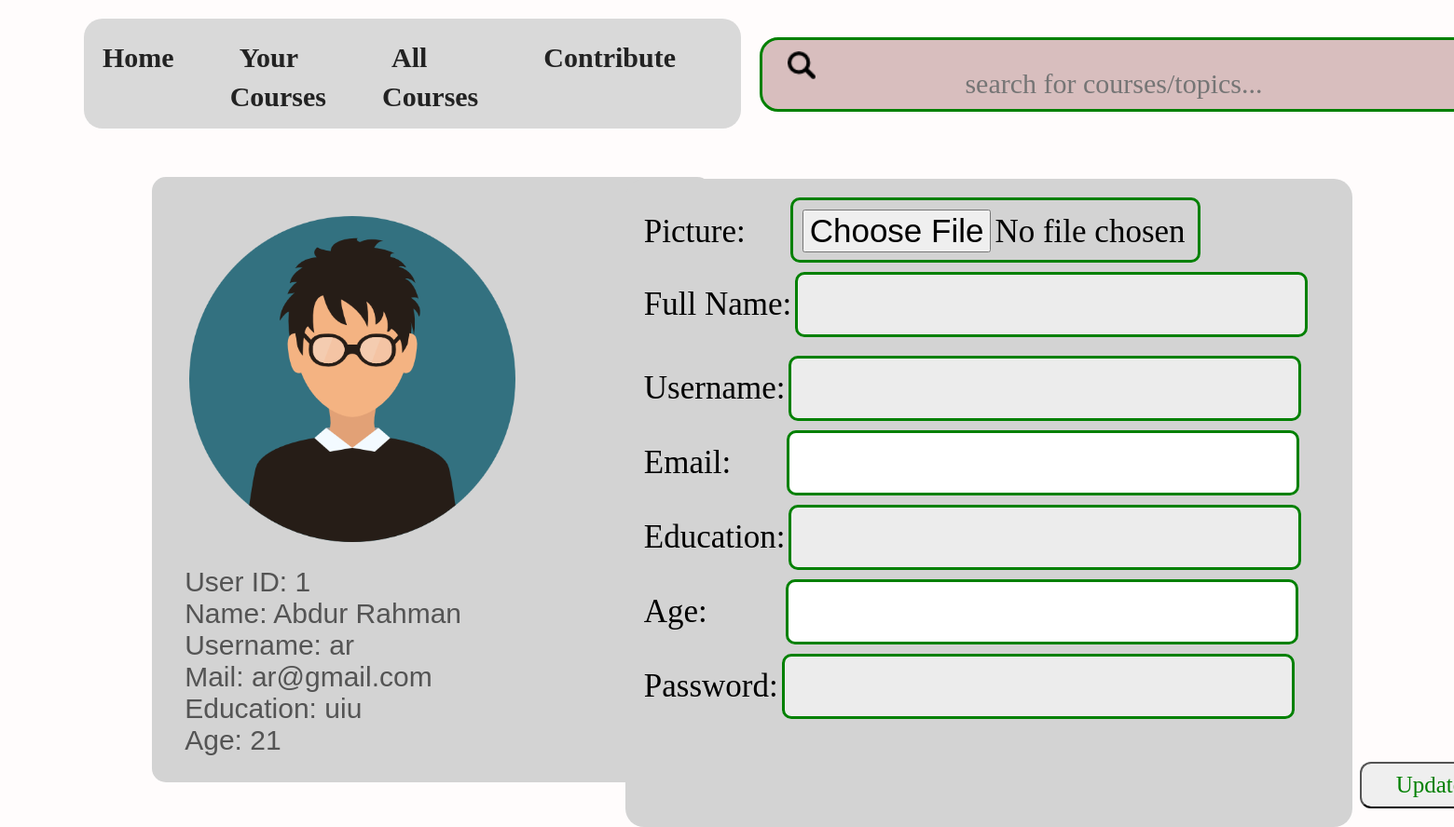
The page /edit_profile.php (signed in) on the database its author committed.
### tables this page shows
CREATE TABLE `users` (
  `user_id` int(11) NOT NULL,
  `full_name` varchar(100) NOT NULL,
  `username` varchar(100) NOT NULL,
  `password` varchar(100) NOT NULL,
  `mail` varchar(100) NOT NULL,
  `age` int(100) NOT NULL,
  `education` varchar(100) NOT NULL,
  `profile_pic` varchar(255) DEFAULT NULL
);

### edit_profile.php (the view, shortened to what this page needs)
<?php
    include("header.php");
?>
<?php
$username = $_SESSION['username'];
$result = mysqli_query($con, "SELECT * FROM users WHERE username='$username'");
if ($result == TRUE) {
    $user = mysqli_fetch_assoc($result);
    $full_name = $user['full_name'];
    $username = $user['username'];
    $user_id = $user['user_id'];
    $email = $user['mail'];
    $education = $user['education'];
    $age = $user['age'];
}
?>
<!DOCTYPE html>
<html lang="en">
<head>
    <link rel="stylesheet" href="css/style.css">
</head>
<body>
    <div class="userInfo">
        <br> <br> &nbsp;&nbsp;&nbsp;&nbsp;&nbsp;&nbsp;&nbsp;
        <img src="img/user (1).png" alt="" height="350px"> <br> <br>
        <p>
            User ID: <?php echo $user_id; ?><br>
            Name: <?php echo $full_name; ?><br>
            Username: <?php echo $username; ?><br>
            Mail: <?php echo $email; ?><br>
            Education: <?php echo $education; ?><br>
            Age: <?php echo $age; ?><br>
        </p>
    </div>
    <div class="inputField">
        <form action="update_profile.php" method="post">
            <label for="profile_pic">Picture:</label>&nbsp;&nbsp;&nbsp;&nbsp;&nbsp;&nbsp;&nbsp;&nbsp;&nbsp;&nbsp;&nbsp;
            <input type="file" id="profile_pic" name="profile_pic"> <br>
            <label for="name">Full Name:</label>
            <input type="text" id="full_name" name="full_name"> <br>
            <label for="username">Username:</label>
            <input type="text" id="username" name="username"> <br>
            <label for="email">Email:</label> &nbsp;&nbsp;&nbsp;&nbsp;&nbsp;&nbsp;&nbsp;&nbsp;&nbsp;&nbsp;&nbsp;&nbsp;&nbsp;
            <input type="email" id="email" name="email"> <br>
            <label for="education">Education:</label>
            <input type="text" id="education" name="education"> <br>
            <label for="age">Age:</label>&nbsp;&nbsp;&nbsp;&nbsp;&nbsp&nbsp;&nbsp;&nbsp;&nbsp;&nbsp&nbsp;&nbsp;&nbsp;&nbsp;&nbsp&nbsp;&nbsp;&nbsp;&nbsp;&nbsp
            <input type="number" id="age" name="age"> <br>
            <label for="password">Password:</label>
            <input type="text" id="password" name="password"> <br>
            <br><br>
            <button id="btnEdt" name="btnEdt" type="submit">Update</button>
        </form>
    </div>
</body>
</html>

### css/style.css (style rules this page uses)
* { margin: 0; padding: 0; box-sizing: border-box; font-family: 'Bebas Neue', cursive; font-family: 'Open Sans', sans-serif; font-family: 'Quicksand'; }
p { font-family: Open Sans; font-weight: 200; font-size: 16px; color: #545454; }
body { width: 100%; background-color: #FFFCFC; }
input[type="text"], input[type="password"] { width: 620px; height: 40px; padding-bottom: 30px; border: none; background-color: #ECECEC; }

### edit_profile.php (style rules this page uses)
.inputField { background-color: lightgray; border-radius: 20px; width: 50%; padding: 20px; margin-left: 43%; margin-top: -6.75in; }
label { font-size: 35px; }
input[type="text"] { margin: 10px 0; width: 550px; height: 70px; font-size: 35px; border-radius: 10px; border: 3px solid green; padding: 20px; }
input[type="email"] { width: 550px; height: 70px; font-size: 35px; border-radius: 10px; border: 3px solid green; padding: 10px; }
input[type="file"] { width: 440px; height: 70px; font-size: 35px; border-radius: 10px; border: 3px solid green; padding: 10px; }
input[type="number"] { width: 550px; height: 70px; font-size: 35px; border-radius: 10px; border: 3px solid green; padding: 10px; }
.userInfo { width: 600px; height: 650px; background-color: lightgray; border: 3px black; border-radius: 15px; font-family: Arial, sans-serif; font-size: 18px; margin-left: 1.7in; margin-top: 50px; }
p { font-size: 30px; font-family: 'Franklin Gothic Medium', 'Arial Narrow', Arial, sans-serif; margin-left: 35px; }
button#btnEdt { height: 50px; width: 150px; font-size: 25px; color: black; border-radius: 12px; color: green; margin-left: 8in; }

### rows shown on the page
users: user_id "1", full_name "Abdur Rahman", username "ar", mail "ar@gmail.com", education "uiu", age "21"
